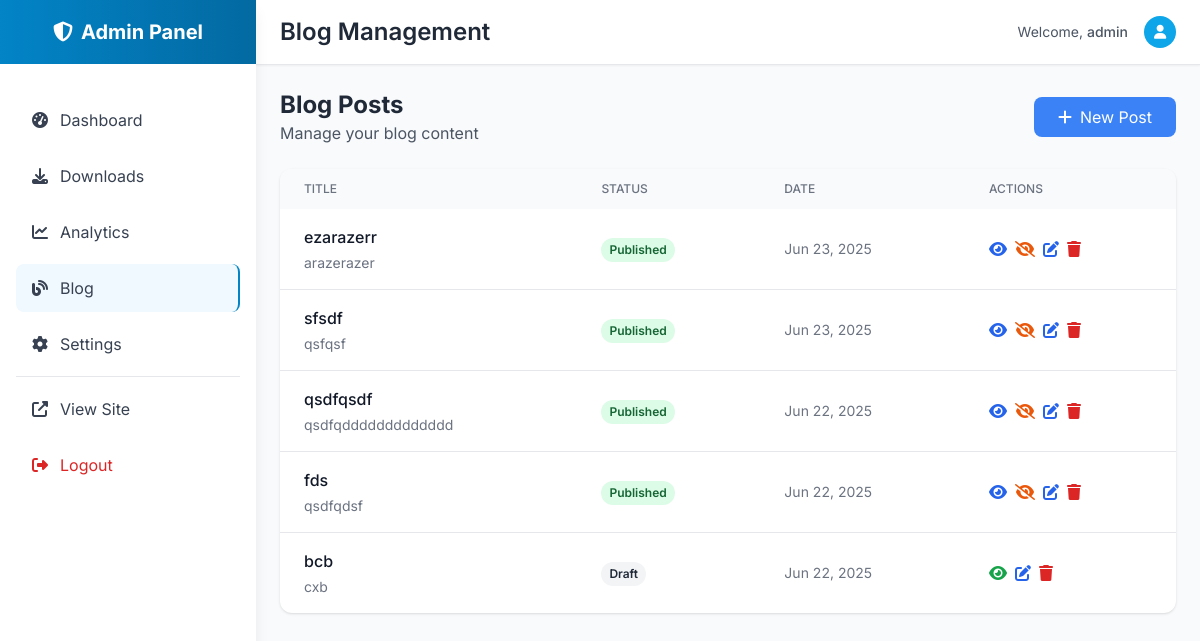
The app's page /admin/blog (signed in), older data.
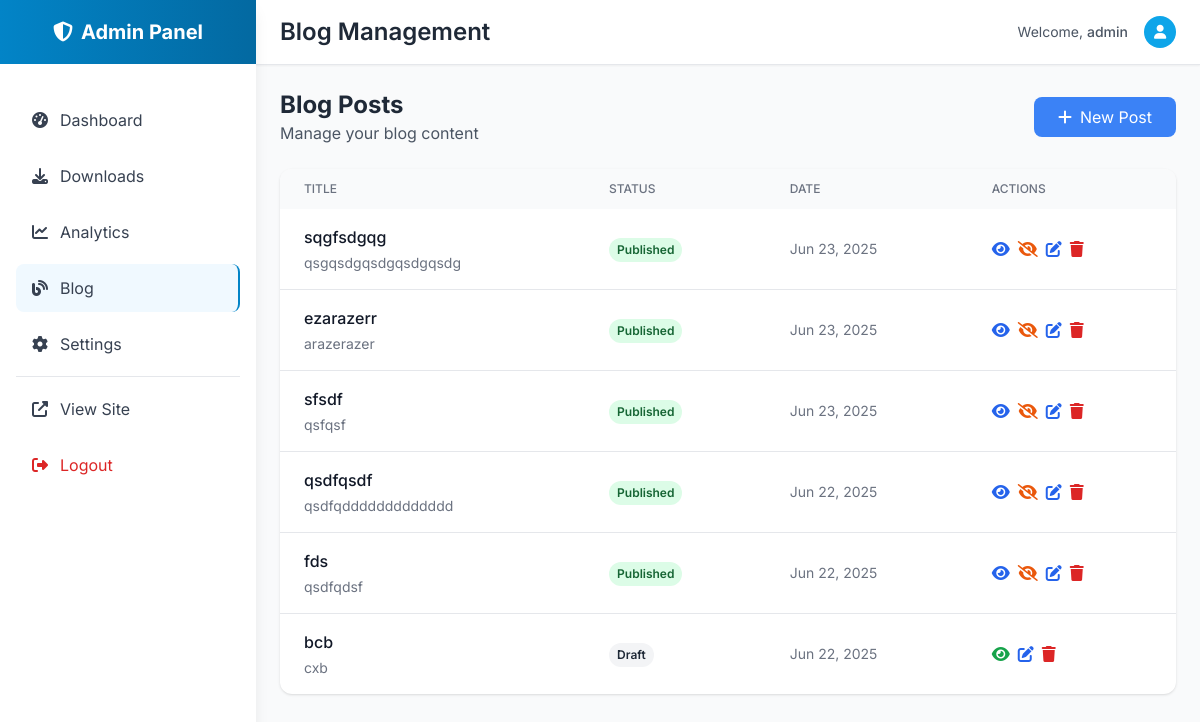
The same page, newer data.
### utils.py (models this page shows)
class Blog(db.Model):
    __tablename__ = 'blogs'
    id = Column(Integer, primary_key=True)
    title = Column(String(200), nullable=False)
    slug = Column(String(200), nullable=False, unique=True)
    content = Column(db.Text, nullable=False)  # Processed HTML
    raw_content = Column(db.Text, nullable=False)  # Original markdown
    excerpt = Column(String(300))
    published = Column(db.Boolean, default=False)
    created_at = Column(DateTime, default=datetime.utcnow)
    updated_at = Column(DateTime, default=datetime.utcnow, onupdate=datetime.utcnow)

### admin.py (the view)
@app.route('/admin/blog')
@admin_required
def admin_blog():
    blogs = Blog.query.order_by(desc(Blog.created_at)).all()
    return render_template('admin/blog.html', blogs=blogs)

### admin.py (called while the page is built)
def admin_required(f):
    @wraps(f)
    def decorated_function(*args, **kwargs):
        if not session.get('admin_logged_in'):
            return redirect(url_for('admin_login'))
        return f(*args, **kwargs)
    return decorated_function

### templates/admin/blog.html (shortened to what the changed rows need)
{% extends "admin/base.html" %}
{% block page_title %}Blog Management{% endblock %}
{% block content %}
<div class="flex items-center justify-between mb-6">
    <div>
        <h2 class="text-2xl font-bold text-gray-800">Blog Posts</h2>
    </div>
</div>
<div class="bg-white rounded-xl shadow overflow-hidden">
    {% if blogs %}
        <div class="overflow-x-auto">
            <table class="w-full">
                <thead class="bg-gray-50">
                    <tr>
                        <th class="px-6 py-3 text-left text-xs font-medium text-gray-500 uppercase">Title</th>
                        <th class="px-6 py-3 text-left text-xs font-medium text-gray-500 uppercase">Status</th>
                        <th class="px-6 py-3 text-left text-xs font-medium text-gray-500 uppercase">Date</th>
                        <th class="px-6 py-3 text-left text-xs font-medium text-gray-500 uppercase">Actions</th>
                    </tr>
                </thead>
                <tbody class="divide-y divide-gray-200">
                    {% for blog in blogs %}
                    <tr class="hover:bg-gray-50">
                        <td class="px-6 py-4">
                            <div>
                                <h3 class="font-medium text-gray-900">{{ blog.title }}</h3>
                                {% if blog.excerpt %}
                                <p class="text-sm text-gray-500 mt-1">{{ blog.excerpt[:100] }}{% if blog.excerpt|length > 100 %}...{% endif %}</p>
                                {% endif %}
                            </div>
                        </td>
                        <td class="px-6 py-4">
                            <span class="inline-flex px-2 py-1 text-xs font-semibold rounded-full
                                {% if blog.published %}bg-green-100 text-green-800{% else %}bg-gray-100 text-gray-800{% endif %}">
                                {% if blog.published %}Published{% else %}Draft{% endif %}
                            </span>
                        </td>
                        <td class="px-6 py-4 text-sm text-gray-500">
                            {{ blog.created_at.strftime('%b %d, %Y') }}
                        </td>
                        <td class="px-6 py-4">
                            <div class="flex items-center space-x-2">
                                {% if blog.published %}
                                <a href="{{ url_for('blog_detail', slug=blog.slug) }}" target="_blank"
                                   class="text-blue-600 hover:text-blue-800" title="View">
                                    <i class="fas fa-eye"></i>
                                </a>
                                {% endif %}
                                <button onclick="togglePublish({{ blog.id }}, {{ blog.published|lower }})"
                                        class="{% if blog.published %}text-orange-600 hover:text-orange-800{% else %}text-green-600 hover:text-green-800{% endif %}"
                                        title="{% if blog.published %}Unpublish{% else %}Publish{% endif %}">
                                    <i class="fas {% if blog.published %}fa-eye-slash{% else %}fa-eye{% endif %}"></i>
                                </button>
                                <a href="{{ url_for('admin_blog_edit', blog_id=blog.id) }}"
                                   class="text-blue-600 hover:text-blue-800" title="Edit">
                                    <i class="fas fa-edit"></i>
                                </a>
                                <button onclick="deleteBlog({{ blog.id }})"
                                        class="text-red-600 hover:text-red-800" title="Delete">
                                    <i class="fas fa-trash"></i>
                                </button>
                            </div>
                        </td>
                    </tr>
                    {% endfor %}
                </tbody>
            </table>
        </div>
    {% endif %}
</div>
{% endblock %}

Row changes from the older to the newer data that the page shows:
added Blog: title "sqgfsdgqg", excerpt "qsgqsdgqsdgqsdgqsdg", published "Published", created_at "Jun 23, 2025"
